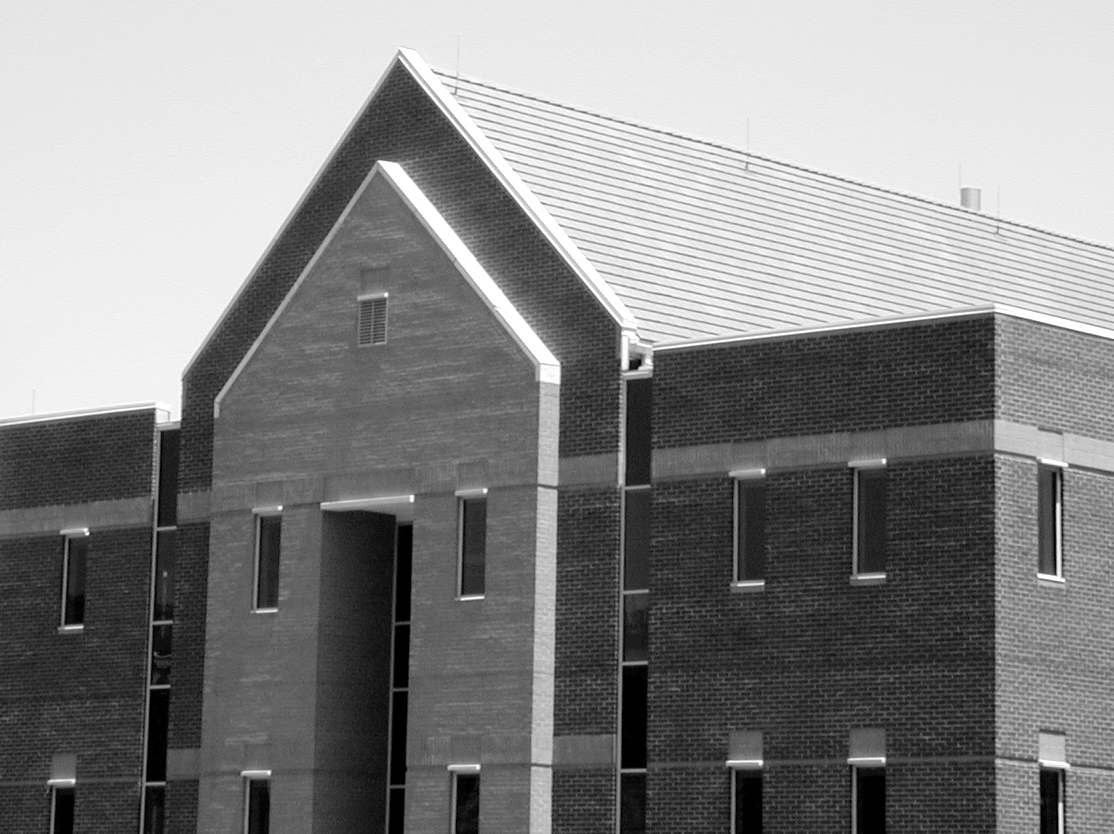
#> input picture project04/proj04-images/building_original.tif, 1114 x 834 px, found by its file name
$ jupyter execute job01a.ipynb
#> lines starting #> are read from the running program, lines starting #| are printed output that depends on the picture; after the words box and inside, x2 and y2 are one past the last pixel; in counts of white or black regions, pixels touching at a corner belong together; long printed decimals are rounded
编写实现图像直方图单阈值分割的Ostu算法程序。

[cell 1]
#!/usr/bin/python3
import cv2
import numpy as np
import matplotlib.pyplot as plt
from PIL import Image

[cell 2]
root_path = '/root/DIVP_project/'
image_path_blocks = "project04/proj04-images/building_original.tif"
image_path_airport = "project04/proj04-images/marion_airport.tif"
image_path_fingerprint = "project04/proj04-images/noisy_fingerprint.tif"
image_path_defective = "project04/proj04-images/defective_weld.tif"

[cell 3]
image = cv2.imread(root_path + image_path_blocks, cv2.IMREAD_GRAYSCALE)
#> image is the input picture: shape (834, 1114); min 0, max 255, mean 133.3
# 对image进行二值化处理 使用ostu算法
ret, binary = cv2.threshold(image, 0, 255, cv2.THRESH_BINARY + cv2.THRESH_OTSU)
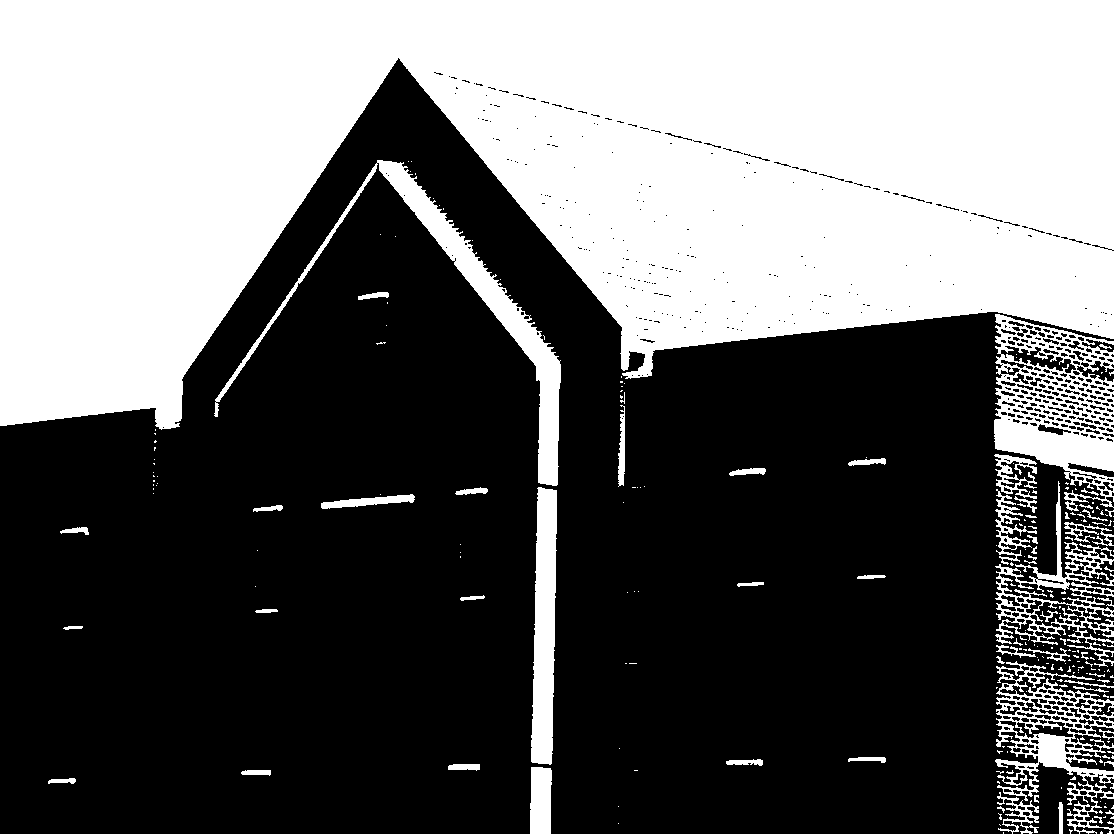
#> binary: shape (834, 1114); 40.5% white; 243 white regions (183 under 20 px), largest, box (x1, y1, x2, y2) and area: (0, 0, 1114, 430) 329326, (994, 314, 1114, 511) 11407, (214, 160, 561, 486) 9550
#> ret = 146

[cell 4]
# 可视化image 和 binary
plt.figure(figsize=(10, 10))
plt.subplot(121)
plt.imshow(image, cmap='gray')
plt.title('Original Image')
plt.axis('off')
plt.subplot(122)
plt.imshow(binary, cmap='gray')
plt.title('Binary Image')
plt.axis('off')
plt.tight_layout()
plt.show()
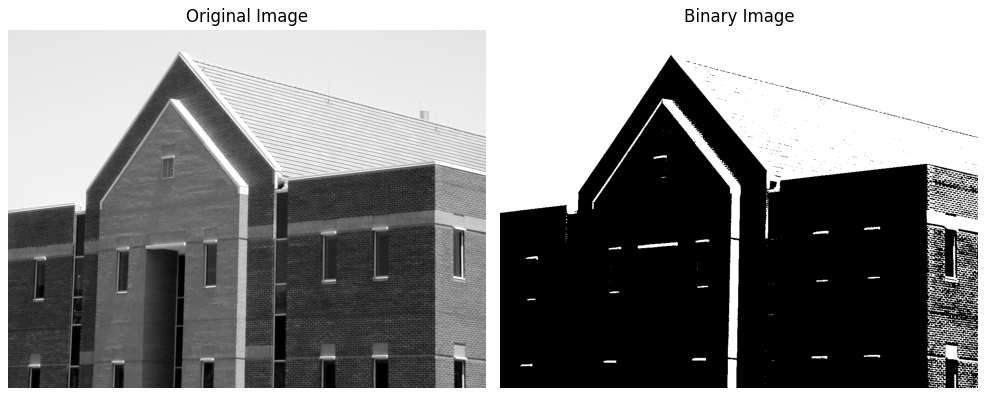
#> figure drawn by matplotlib, 2 panels

[cell 5]
def kmeans_thresholding(image, k=2, max_iter=10, epsilon=1.0):
    """
    使用 K-means 算法对灰度图像进行单阈值分割。

    参数：
        image: 输入的灰度图像
        k: 聚类的类别数（默认 2）
        max_iter: 最大迭代次数（默认 10）
        epsilon: 收敛阈值（默认 1.0）

    返回：
        segmented_image: 分割后的图像
        centers: 聚类中心
    """
#> called with k = 2, max_iter = 10, epsilon = 1
    # 将图像转换为一维数据
    pixel_values = image.reshape((-1, 1)).astype(np.float32)

    # 定义 K-means 算法的停止条件
    criteria = (cv2.TERM_CRITERIA_EPS + cv2.TERM_CRITERIA_MAX_ITER, max_iter, epsilon)

    # 使用 K-means 聚类
    _, labels, centers = cv2.kmeans(pixel_values, k, None, criteria, 10, cv2.KMEANS_RANDOM_CENTERS)
#> centers = [71.66, 223.9]

    # 将标签转换为图像格式
    segmented_image = centers[labels.flatten()].reshape(image.shape)

    # 返回分割结果和聚类中心
    return segmented_image.astype(np.uint8), centers

[cell 6]
# 读取灰度图像
# image2 = cv2.imread(root_path + image_path_blocks, cv2.IMREAD_GRAYSCALE)

if image is None:
    print("图像加载失败，请检查路径")
    exit()

# 使用 K-means 进行图像分割
segmented_image, centers = kmeans_thresholding(image, k=2)
#> centers = [71.66, 223.9]

# 根据中心值判断阈值（两类中心的中点）
threshold = np.mean(centers)
#> threshold = 147.8
print(f"K-means 阈值: {threshold}")
#| K-means 阈值: 147.792

# 显示原始图像和分割结果
plt.figure(figsize=(10, 5))
plt.subplot(1, 2, 1)
plt.title("Original Image")
plt.imshow(image, cmap='gray')
plt.axis('off')

plt.subplot(1, 2, 2)
plt.title("K-means Thresholding")
plt.imshow(segmented_image, cmap='gray')
plt.axis('off')
plt.tight_layout()
plt.show()

[cell 7]
# 分别使用 Otsu 和 K-means 算法对图像进行二值化，图像分别是：image_path_blocks = "project04/proj04-images/building_original.tif"
#image_path_airport = "project04/proj04-images/marion_airport.tif"
#image_path_fingerprint = "project04/proj04-images/noisy_fingerprint.tif"
#image_path_defective = "project04/proj04-images/defective_weld.tif"
image_paths = [image_path_blocks, image_path_airport, image_path_fingerprint, image_path_defective]
for image_path in image_paths:
    # 读取灰度图像
    image = cv2.imread(root_path + image_path, cv2.IMREAD_GRAYSCALE)
    if image is None:
        print("图像加载失败，请检查路径")
        continue

    # 使用 Otsu 算法进行二值化
    _, binary_otsu = cv2.threshold(image, 0, 255, cv2.THRESH_BINARY + cv2.THRESH_OTSU)

    # 使用 K-means 算法进行二值化
    segmented_image, centers = kmeans_thresholding(image, k=2)
    threshold = np.mean(centers)
    binary_kmeans = cv2.threshold(segmented_image, threshold, 255, cv2.THRESH_BINARY)[1]

    # 显示原始图像和二值化结果
    plt.figure(figsize=(10, 10))
    plt.subplot(221)
    plt.imshow(image, cmap='gray')
    plt.title('Original Image')
    plt.axis('off')
    plt.subplot(222)
    plt.imshow(binary_otsu, cmap='gray')
    plt.title('Otsu Binary Image')
    plt.axis('off')
    plt.subplot(223)
    plt.imshow(segmented_image, cmap='gray')
    plt.title('K-means Segmented Image')
    plt.axis('off')
    plt.subplot(224)
    plt.imshow(binary_kmeans, cmap='gray')
    plt.title('K-means Binary Image')
    plt.axis('off')
    plt.tight_layout()
    plt.show()
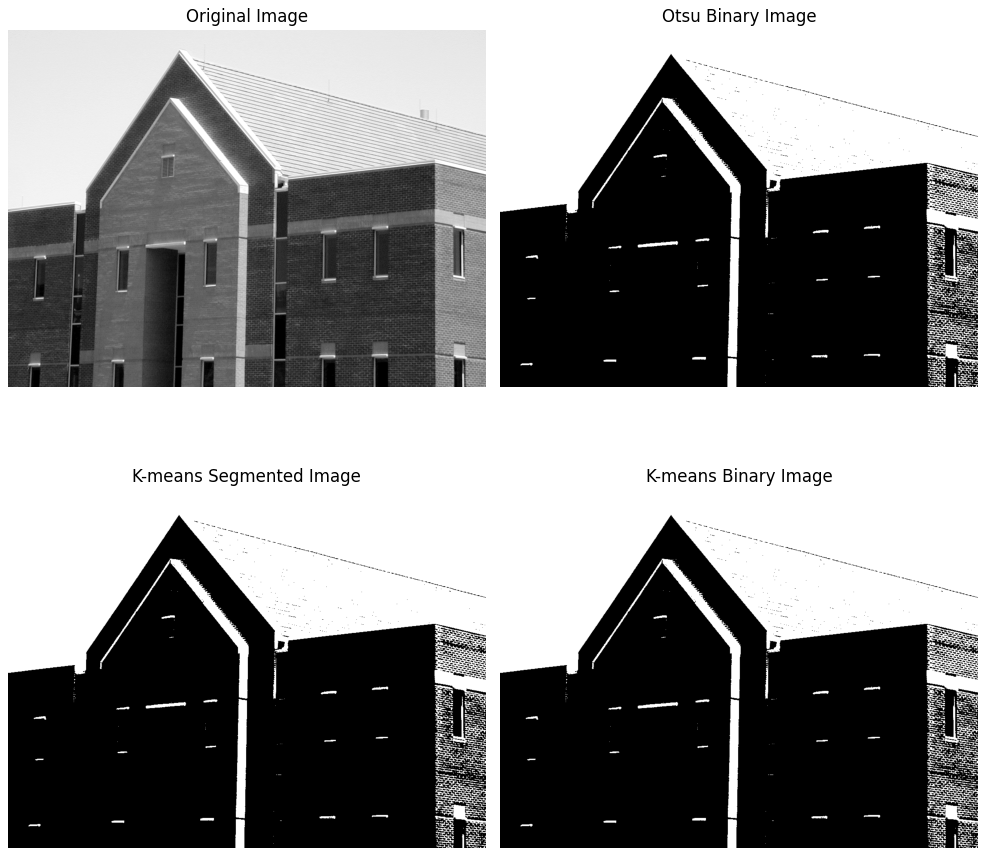
#> figure drawn by matplotlib, 4 panels
#> pass 2 of the loop `for image_path in image_paths:`:
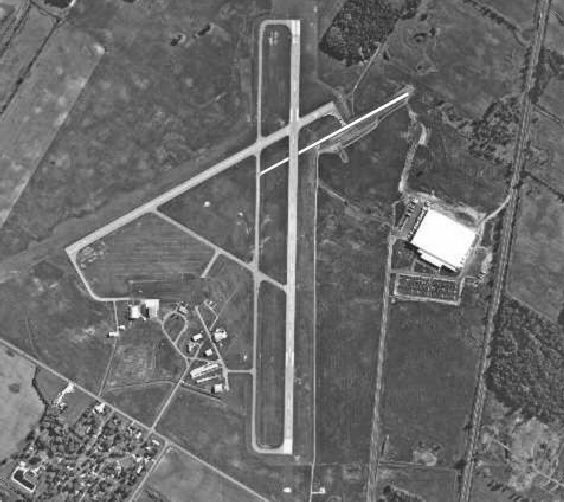
#> input picture project04/proj04-images/marion_airport.tif, 564 x 502 px, found by its file name
#> image is the input picture: shape (502, 564); min 19, max 255, mean 106.4
#> `_, binary_otsu = cv2.threshold(image, 0, 255, cv2.THRESH_BINARY + cv2...`:
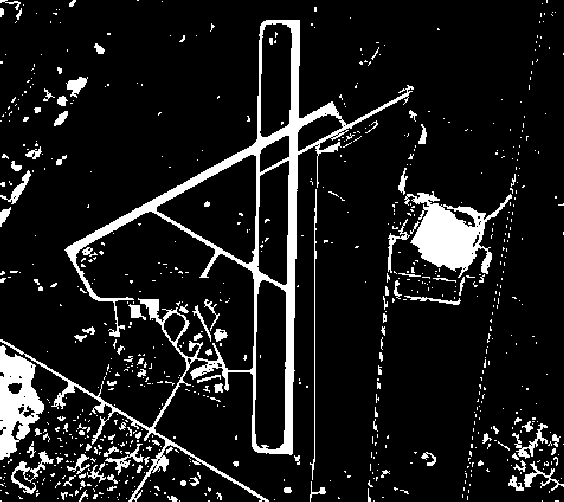
#> binary_otsu: shape (502, 564); 10.8% white; 750 white regions (628 under 20 px), largest, box (x1, y1, x2, y2) and area: (0, 20, 414, 502) 13507, (404, 191, 512, 278) 3929, (0, 345, 44, 460) 2843
#> `segmented_image, centers = kmeans_thresholding(image, k=2)`: centers = [175.6, 97.8]
#> `threshold = np.mean(centers)`: threshold = 136.7
#> binary_kmeans: shape (502, 564); 11.1% white; 778 white regions (650 under 20 px), largest, box (x1, y1, x2, y2) and area: (0, 20, 414, 502) 13877, (404, 191, 512, 278) 3948, (0, 345, 44, 460) 2889
#> `plt.show()`:
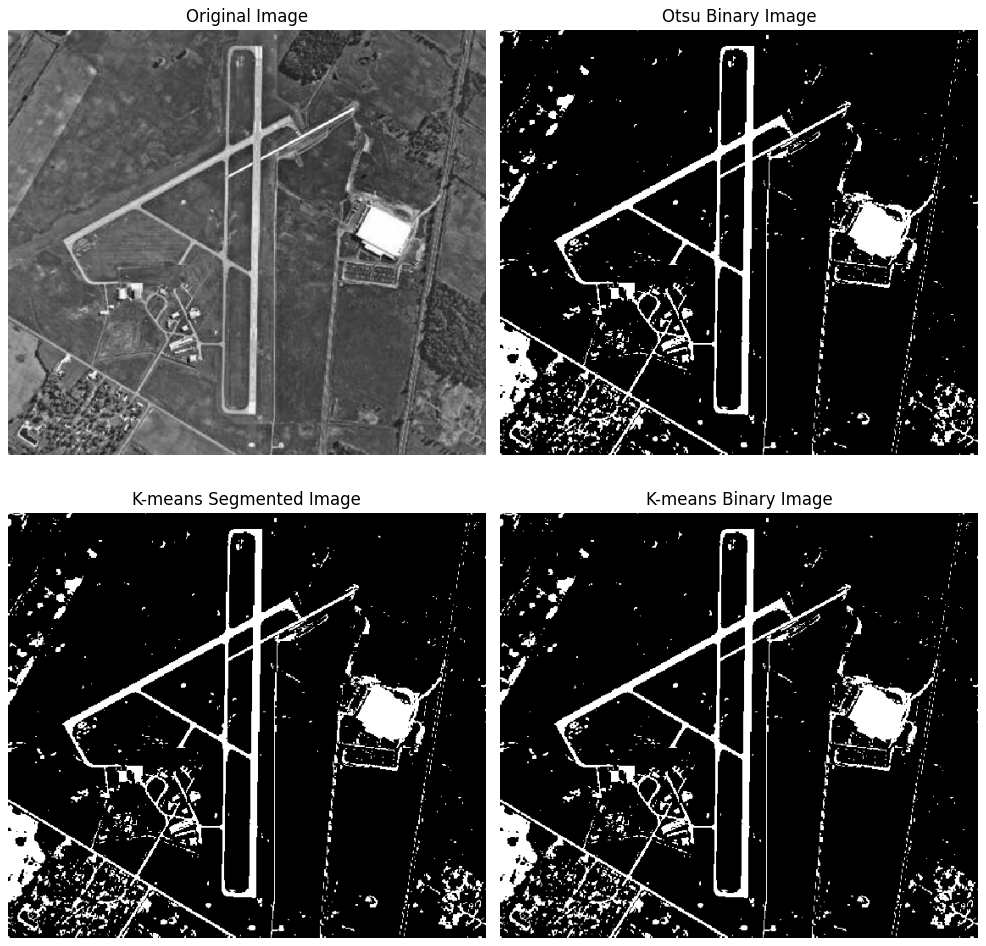
#> figure drawn by matplotlib, 4 panels
#> pass 3 of the loop `for image_path in image_paths:`:
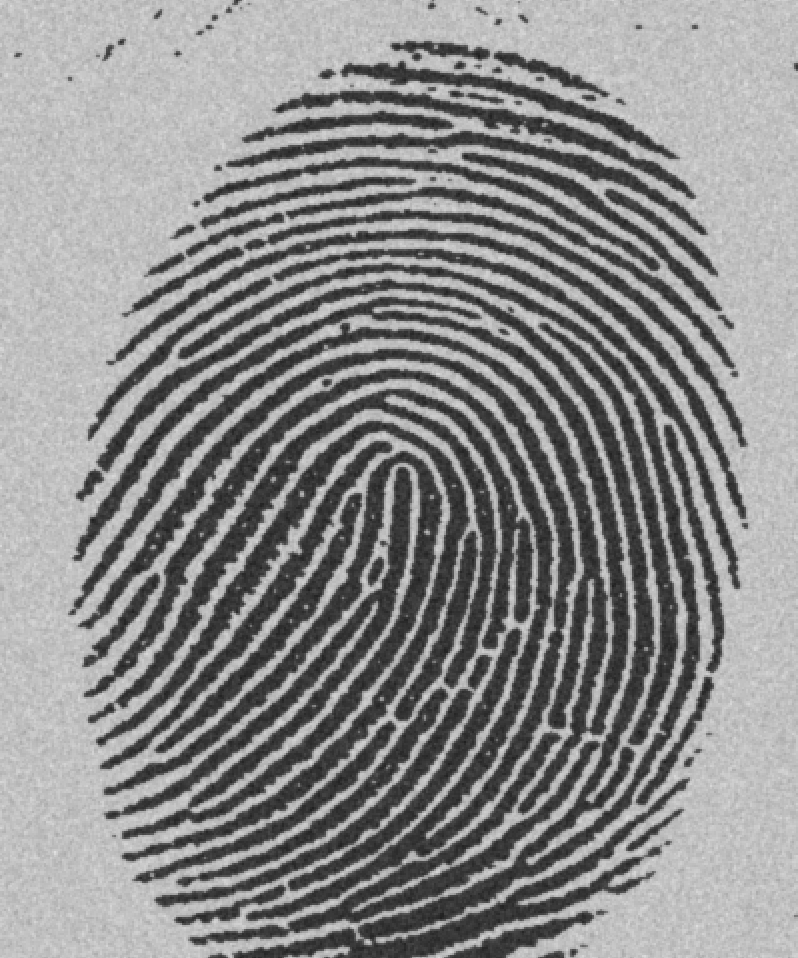
#> input picture project04/proj04-images/noisy_fingerprint.tif, 798 x 958 px, found by its file name
#> image is the input picture: shape (958, 798); min 29, max 224, mean 140
#> `_, binary_otsu = cv2.threshold(image, 0, 255, cv2.THRESH_BINARY + cv2...`:
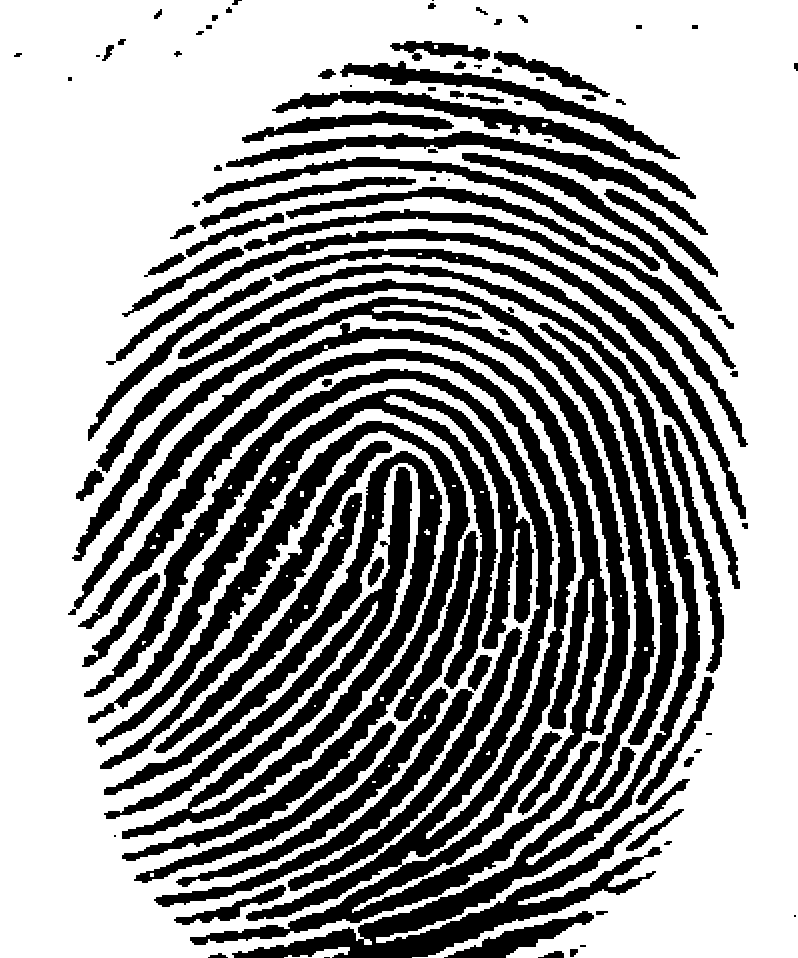
#> binary_otsu: shape (958, 798); 61.9% white; 97 black regions (10 under 20 px), largest, box (x1, y1, x2, y2) and area: (78, 349, 600, 945) 43740, (96, 263, 700, 958) 40222, (68, 297, 630, 815) 29700
#> `segmented_image, centers = kmeans_thresholding(image, k=2)`: centers = [64.04, 186.7]
#> `threshold = np.mean(centers)`: threshold = 125.4
#> `plt.show()`:
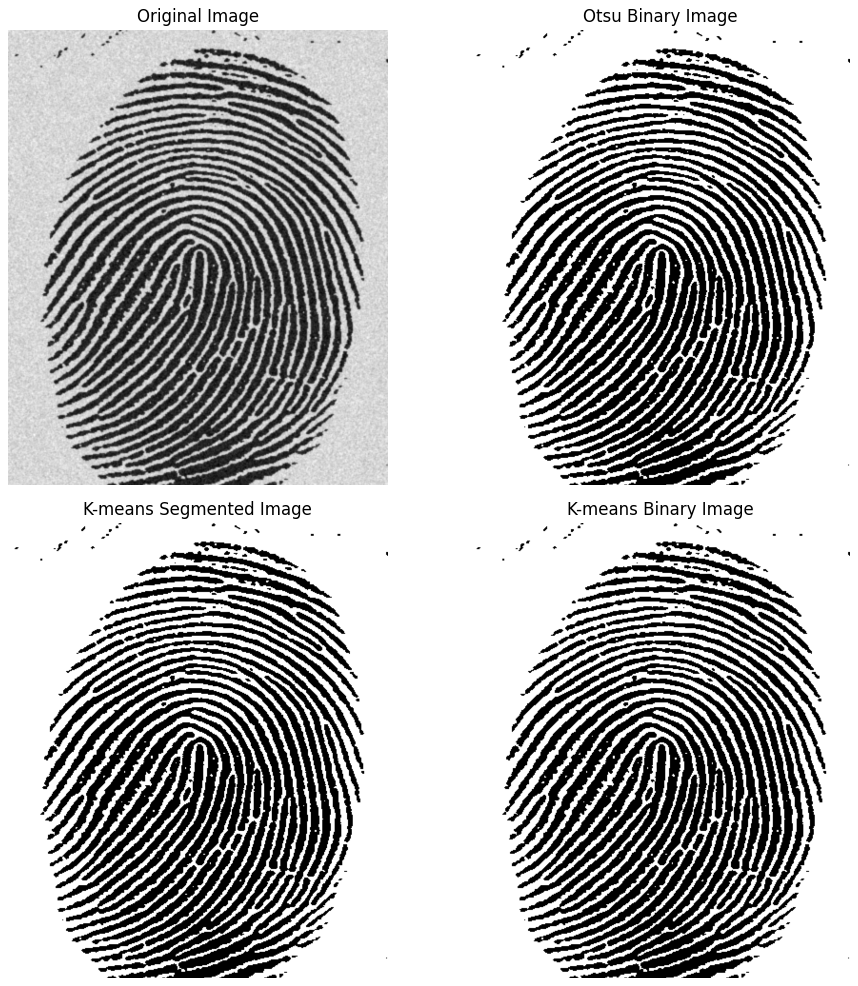
#> figure drawn by matplotlib, 4 panels
#> the loop made 4 passes; the first 3 are shown
